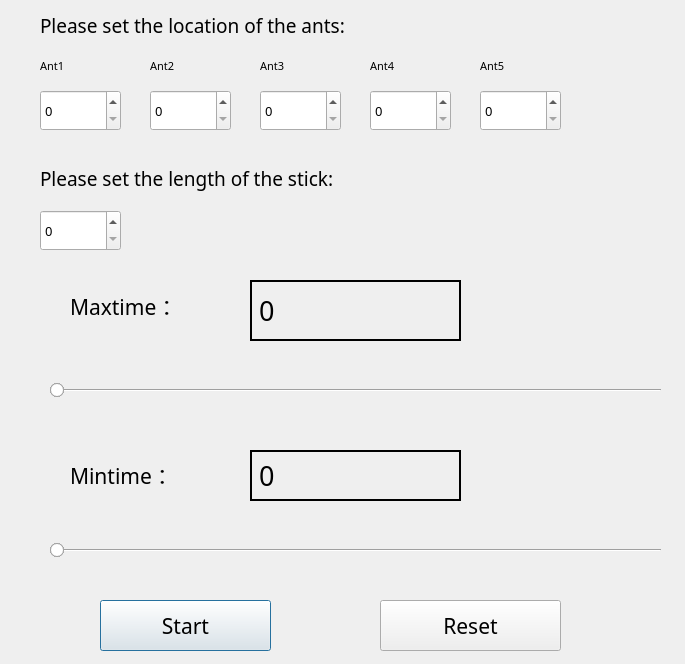
<?xml version="1.0" encoding="UTF-8"?>
<ui version="4.0">
 <class>window</class>
 <widget class="QDialog" name="window">
  <property name="enabled">
   <bool>true</bool>
  </property>
  <property name="geometry">
   <rect>
    <x>0</x>
    <y>0</y>
    <width>685</width>
    <height>664</height>
   </rect>
  </property>
  <property name="contextMenuPolicy">
   <enum>Qt::CustomContextMenu</enum>
  </property>
  <property name="windowTitle">
   <string>AntsCreepingGames</string>
  </property>
  <property name="windowOpacity">
   <double>1.000000000000000</double>
  </property>
  <property name="layoutDirection">
   <enum>Qt::LeftToRight</enum>
  </property>
  <property name="autoFillBackground">
   <bool>false</bool>
  </property>
  <property name="sizeGripEnabled">
   <bool>false</bool>
  </property>
  <property name="modal">
   <bool>false</bool>
  </property>
  <widget class="QSpinBox" name="Location1">
   <property name="enabled">
    <bool>true</bool>
   </property>
   <property name="geometry">
    <rect>
     <x>40</x>
     <y>90</y>
     <width>81</width>
     <height>41</height>
    </rect>
   </property>
   <property name="maximumSize">
    <size>
     <width>81</width>
     <height>41</height>
    </size>
   </property>
   <property name="font">
    <font>
     <family>华文细黑</family>
     <pointsize>10</pointsize>
    </font>
   </property>
   <property name="cursor">
    <cursorShape>IBeamCursor</cursorShape>
   </property>
   <property name="maximum">
    <number>9999</number>
   </property>
  </widget>
  <widget class="QSpinBox" name="Location2">
   <property name="enabled">
    <bool>true</bool>
   </property>
   <property name="geometry">
    <rect>
     <x>150</x>
     <y>90</y>
     <width>81</width>
     <height>41</height>
    </rect>
   </property>
   <property name="maximumSize">
    <size>
     <width>81</width>
     <height>41</height>
    </size>
   </property>
   <property name="font">
    <font>
     <family>华文细黑</family>
     <pointsize>10</pointsize>
    </font>
   </property>
   <property name="cursor">
    <cursorShape>IBeamCursor</cursorShape>
   </property>
   <property name="maximum">
    <number>9999</number>
   </property>
  </widget>
  <widget class="QSpinBox" name="Location3">
   <property name="enabled">
    <bool>true</bool>
   </property>
   <property name="geometry">
    <rect>
     <x>260</x>
     <y>90</y>
     <width>81</width>
     <height>41</height>
    </rect>
   </property>
   <property name="maximumSize">
    <size>
     <width>81</width>
     <height>41</height>
    </size>
   </property>
   <property name="font">
    <font>
     <family>华文细黑</family>
     <pointsize>10</pointsize>
    </font>
   </property>
   <property name="cursor">
    <cursorShape>IBeamCursor</cursorShape>
   </property>
   <property name="maximum">
    <number>9999</number>
   </property>
  </widget>
  <widget class="QSpinBox" name="Location4">
   <property name="enabled">
    <bool>true</bool>
   </property>
   <property name="geometry">
    <rect>
     <x>370</x>
     <y>90</y>
     <width>81</width>
     <height>41</height>
    </rect>
   </property>
   <property name="maximumSize">
    <size>
     <width>81</width>
     <height>41</height>
    </size>
   </property>
   <property name="font">
    <font>
     <family>华文细黑</family>
     <pointsize>10</pointsize>
    </font>
   </property>
   <property name="cursor">
    <cursorShape>IBeamCursor</cursorShape>
   </property>
   <property name="maximum">
    <number>9999</number>
   </property>
  </widget>
  <widget class="QSpinBox" name="Location5">
   <property name="enabled">
    <bool>true</bool>
   </property>
   <property name="geometry">
    <rect>
     <x>480</x>
     <y>90</y>
     <width>81</width>
     <height>41</height>
    </rect>
   </property>
   <property name="maximumSize">
    <size>
     <width>81</width>
     <height>41</height>
    </size>
   </property>
   <property name="font">
    <font>
     <family>华文细黑</family>
     <pointsize>10</pointsize>
    </font>
   </property>
   <property name="cursor">
    <cursorShape>IBeamCursor</cursorShape>
   </property>
   <property name="maximum">
    <number>9999</number>
   </property>
  </widget>
  <widget class="QLabel" name="setLocationLabel">
   <property name="enabled">
    <bool>true</bool>
   </property>
   <property name="geometry">
    <rect>
     <x>40</x>
     <y>10</y>
     <width>571</width>
     <height>31</height>
    </rect>
   </property>
   <property name="maximumSize">
    <size>
     <width>571</width>
     <height>31</height>
    </size>
   </property>
   <property name="font">
    <font>
     <family>华文细黑</family>
     <pointsize>14</pointsize>
     <weight>50</weight>
     <bold>false</bold>
    </font>
   </property>
   <property name="text">
    <string>Please set the location of the ants:</string>
   </property>
  </widget>
  <widget class="QLabel" name="ant1">
   <property name="enabled">
    <bool>true</bool>
   </property>
   <property name="geometry">
    <rect>
     <x>40</x>
     <y>50</y>
     <width>41</width>
     <height>31</height>
    </rect>
   </property>
   <property name="maximumSize">
    <size>
     <width>41</width>
     <height>31</height>
    </size>
   </property>
   <property name="font">
    <font>
     <family>华文细黑</family>
     <pointsize>8</pointsize>
    </font>
   </property>
   <property name="text">
    <string>Ant1</string>
   </property>
  </widget>
  <widget class="QLabel" name="ant2">
   <property name="enabled">
    <bool>true</bool>
   </property>
   <property name="geometry">
    <rect>
     <x>150</x>
     <y>50</y>
     <width>41</width>
     <height>31</height>
    </rect>
   </property>
   <property name="maximumSize">
    <size>
     <width>41</width>
     <height>31</height>
    </size>
   </property>
   <property name="font">
    <font>
     <family>华文细黑</family>
     <pointsize>8</pointsize>
    </font>
   </property>
   <property name="text">
    <string>Ant2</string>
   </property>
  </widget>
  <widget class="QLabel" name="ant3">
   <property name="enabled">
    <bool>true</bool>
   </property>
   <property name="geometry">
    <rect>
     <x>260</x>
     <y>50</y>
     <width>41</width>
     <height>31</height>
    </rect>
   </property>
   <property name="maximumSize">
    <size>
     <width>41</width>
     <height>31</height>
    </size>
   </property>
   <property name="font">
    <font>
     <family>华文细黑</family>
     <pointsize>8</pointsize>
    </font>
   </property>
   <property name="text">
    <string>Ant3</string>
   </property>
  </widget>
  <widget class="QLabel" name="ant4">
   <property name="enabled">
    <bool>true</bool>
   </property>
   <property name="geometry">
    <rect>
     <x>370</x>
     <y>50</y>
     <width>41</width>
     <height>31</height>
    </rect>
   </property>
   <property name="maximumSize">
    <size>
     <width>41</width>
     <height>31</height>
    </size>
   </property>
   <property name="font">
    <font>
     <family>华文细黑</family>
     <pointsize>8</pointsize>
    </font>
   </property>
   <property name="text">
    <string>Ant4</string>
   </property>
  </widget>
  <widget class="QLabel" name="ant5">
   <property name="enabled">
    <bool>true</bool>
   </property>
   <property name="geometry">
    <rect>
     <x>480</x>
     <y>50</y>
     <width>41</width>
     <height>31</height>
    </rect>
   </property>
   <property name="maximumSize">
    <size>
     <width>41</width>
     <height>31</height>
    </size>
   </property>
   <property name="font">
    <font>
     <family>华文细黑</family>
     <pointsize>8</pointsize>
    </font>
   </property>
   <property name="text">
    <string>Ant5</string>
   </property>
  </widget>
  <widget class="QLabel" name="MaxtimeLabel">
   <property name="enabled">
    <bool>true</bool>
   </property>
   <property name="geometry">
    <rect>
     <x>70</x>
     <y>280</y>
     <width>131</width>
     <height>51</height>
    </rect>
   </property>
   <property name="font">
    <font>
     <family>华文细黑</family>
     <pointsize>16</pointsize>
     <weight>50</weight>
     <bold>false</bold>
    </font>
   </property>
   <property name="text">
    <string>Maxtime：</string>
   </property>
  </widget>
  <widget class="QLabel" name="MinTimeLabel">
   <property name="enabled">
    <bool>true</bool>
   </property>
   <property name="geometry">
    <rect>
     <x>70</x>
     <y>449</y>
     <width>121</width>
     <height>51</height>
    </rect>
   </property>
   <property name="font">
    <font>
     <family>华文细黑</family>
     <pointsize>16</pointsize>
     <weight>50</weight>
     <bold>false</bold>
    </font>
   </property>
   <property name="text">
    <string>Mintime：</string>
   </property>
  </widget>
  <widget class="QLabel" name="Maxtime">
   <property name="enabled">
    <bool>true</bool>
   </property>
   <property name="geometry">
    <rect>
     <x>250</x>
     <y>280</y>
     <width>211</width>
     <height>61</height>
    </rect>
   </property>
   <property name="font">
    <font>
     <family>华文细黑</family>
     <pointsize>20</pointsize>
    </font>
   </property>
   <property name="mouseTracking">
    <bool>true</bool>
   </property>
   <property name="tabletTracking">
    <bool>false</bool>
   </property>
   <property name="frameShape">
    <enum>QFrame::WinPanel</enum>
   </property>
   <property name="frameShadow">
    <enum>QFrame::Plain</enum>
   </property>
   <property name="lineWidth">
    <number>1</number>
   </property>
   <property name="text">
    <string>0</string>
   </property>
   <property name="textFormat">
    <enum>Qt::AutoText</enum>
   </property>
   <property name="scaledContents">
    <bool>false</bool>
   </property>
  </widget>
  <widget class="QLabel" name="MinTime">
   <property name="enabled">
    <bool>true</bool>
   </property>
   <property name="geometry">
    <rect>
     <x>250</x>
     <y>450</y>
     <width>211</width>
     <height>51</height>
    </rect>
   </property>
   <property name="font">
    <font>
     <family>华文细黑</family>
     <pointsize>20</pointsize>
    </font>
   </property>
   <property name="contextMenuPolicy">
    <enum>Qt::DefaultContextMenu</enum>
   </property>
   <property name="layoutDirection">
    <enum>Qt::LeftToRight</enum>
   </property>
   <property name="frameShape">
    <enum>QFrame::WinPanel</enum>
   </property>
   <property name="frameShadow">
    <enum>QFrame::Plain</enum>
   </property>
   <property name="lineWidth">
    <number>1</number>
   </property>
   <property name="midLineWidth">
    <number>0</number>
   </property>
   <property name="text">
    <string>0</string>
   </property>
  </widget>
  <widget class="QPushButton" name="StartButtom">
   <property name="enabled">
    <bool>true</bool>
   </property>
   <property name="geometry">
    <rect>
     <x>100</x>
     <y>600</y>
     <width>171</width>
     <height>51</height>
    </rect>
   </property>
   <property name="font">
    <font>
     <family>华文细黑</family>
     <pointsize>16</pointsize>
    </font>
   </property>
   <property name="text">
    <string>Start</string>
   </property>
  </widget>
  <widget class="QPushButton" name="ResetButtom">
   <property name="enabled">
    <bool>true</bool>
   </property>
   <property name="geometry">
    <rect>
     <x>380</x>
     <y>600</y>
     <width>181</width>
     <height>51</height>
    </rect>
   </property>
   <property name="font">
    <font>
     <family>华文细黑</family>
     <pointsize>16</pointsize>
    </font>
   </property>
   <property name="text">
    <string>Reset</string>
   </property>
  </widget>
  <widget class="QLabel" name="setLengthLabel">
   <property name="enabled">
    <bool>true</bool>
   </property>
   <property name="geometry">
    <rect>
     <x>40</x>
     <y>163</y>
     <width>551</width>
     <height>31</height>
    </rect>
   </property>
   <property name="font">
    <font>
     <family>华文细黑</family>
     <pointsize>14</pointsize>
     <weight>50</weight>
     <bold>false</bold>
    </font>
   </property>
   <property name="text">
    <string>Please set the length of the stick:</string>
   </property>
  </widget>
  <widget class="QSpinBox" name="Length">
   <property name="enabled">
    <bool>true</bool>
   </property>
   <property name="geometry">
    <rect>
     <x>40</x>
     <y>210</y>
     <width>81</width>
     <height>41</height>
    </rect>
   </property>
   <property name="font">
    <font>
     <family>华文细黑</family>
     <pointsize>10</pointsize>
    </font>
   </property>
   <property name="cursor">
    <cursorShape>IBeamCursor</cursorShape>
   </property>
   <property name="maximum">
    <number>9999</number>
   </property>
  </widget>
  <widget class="Line" name="line">
   <property name="geometry">
    <rect>
     <x>50</x>
     <y>380</y>
     <width>611</width>
     <height>20</height>
    </rect>
   </property>
   <property name="orientation">
    <enum>Qt::Horizontal</enum>
   </property>
  </widget>
  <widget class="Line" name="line_2">
   <property name="geometry">
    <rect>
     <x>50</x>
     <y>540</y>
     <width>611</width>
     <height>20</height>
    </rect>
   </property>
   <property name="orientation">
    <enum>Qt::Horizontal</enum>
   </property>
  </widget>
  <widget class="QRadioButton" name="MaxAnt1">
   <property name="geometry">
    <rect>
     <x>50</x>
     <y>380</y>
     <width>21</width>
     <height>21</height>
    </rect>
   </property>
   <property name="mouseTracking">
    <bool>false</bool>
   </property>
   <property name="text">
    <string/>
   </property>
   <property name="iconSize">
    <size>
     <width>30</width>
     <height>30</height>
    </size>
   </property>
  </widget>
  <widget class="QRadioButton" name="MaxAnt2">
   <property name="geometry">
    <rect>
     <x>50</x>
     <y>380</y>
     <width>21</width>
     <height>21</height>
    </rect>
   </property>
   <property name="mouseTracking">
    <bool>false</bool>
   </property>
   <property name="text">
    <string/>
   </property>
   <property name="iconSize">
    <size>
     <width>30</width>
     <height>30</height>
    </size>
   </property>
  </widget>
  <widget class="QRadioButton" name="MaxAnt3">
   <property name="geometry">
    <rect>
     <x>50</x>
     <y>380</y>
     <width>21</width>
     <height>21</height>
    </rect>
   </property>
   <property name="mouseTracking">
    <bool>false</bool>
   </property>
   <property name="text">
    <string/>
   </property>
   <property name="iconSize">
    <size>
     <width>30</width>
     <height>30</height>
    </size>
   </property>
  </widget>
  <widget class="QRadioButton" name="MaxAnt4">
   <property name="geometry">
    <rect>
     <x>50</x>
     <y>380</y>
     <width>21</width>
     <height>21</height>
    </rect>
   </property>
   <property name="mouseTracking">
    <bool>false</bool>
   </property>
   <property name="text">
    <string/>
   </property>
   <property name="iconSize">
    <size>
     <width>30</width>
     <height>30</height>
    </size>
   </property>
  </widget>
  <widget class="QRadioButton" name="MaxAnt5">
   <property name="geometry">
    <rect>
     <x>50</x>
     <y>380</y>
     <width>21</width>
     <height>21</height>
    </rect>
   </property>
   <property name="mouseTracking">
    <bool>false</bool>
   </property>
   <property name="text">
    <string/>
   </property>
   <property name="iconSize">
    <size>
     <width>30</width>
     <height>30</height>
    </size>
   </property>
  </widget>
  <widget class="QRadioButton" name="MinAnt3">
   <property name="geometry">
    <rect>
     <x>50</x>
     <y>540</y>
     <width>21</width>
     <height>21</height>
    </rect>
   </property>
   <property name="mouseTracking">
    <bool>false</bool>
   </property>
   <property name="text">
    <string/>
   </property>
   <property name="iconSize">
    <size>
     <width>30</width>
     <height>30</height>
    </size>
   </property>
  </widget>
  <widget class="QRadioButton" name="MinAnt1">
   <property name="geometry">
    <rect>
     <x>50</x>
     <y>540</y>
     <width>21</width>
     <height>21</height>
    </rect>
   </property>
   <property name="mouseTracking">
    <bool>false</bool>
   </property>
   <property name="text">
    <string/>
   </property>
   <property name="iconSize">
    <size>
     <width>30</width>
     <height>30</height>
    </size>
   </property>
  </widget>
  <widget class="QRadioButton" name="MinAnt2">
   <property name="geometry">
    <rect>
     <x>50</x>
     <y>540</y>
     <width>21</width>
     <height>21</height>
    </rect>
   </property>
   <property name="mouseTracking">
    <bool>false</bool>
   </property>
   <property name="text">
    <string/>
   </property>
   <property name="iconSize">
    <size>
     <width>30</width>
     <height>30</height>
    </size>
   </property>
  </widget>
  <widget class="QRadioButton" name="MinAnt4">
   <property name="geometry">
    <rect>
     <x>50</x>
     <y>540</y>
     <width>21</width>
     <height>21</height>
    </rect>
   </property>
   <property name="mouseTracking">
    <bool>false</bool>
   </property>
   <property name="text">
    <string/>
   </property>
   <property name="iconSize">
    <size>
     <width>30</width>
     <height>30</height>
    </size>
   </property>
  </widget>
  <widget class="QRadioButton" name="MinAnt5">
   <property name="geometry">
    <rect>
     <x>50</x>
     <y>540</y>
     <width>21</width>
     <height>21</height>
    </rect>
   </property>
   <property name="mouseTracking">
    <bool>false</bool>
   </property>
   <property name="text">
    <string/>
   </property>
   <property name="iconSize">
    <size>
     <width>30</width>
     <height>30</height>
    </size>
   </property>
  </widget>
 </widget>
 <resources/>
 <connections/>
</ui>
